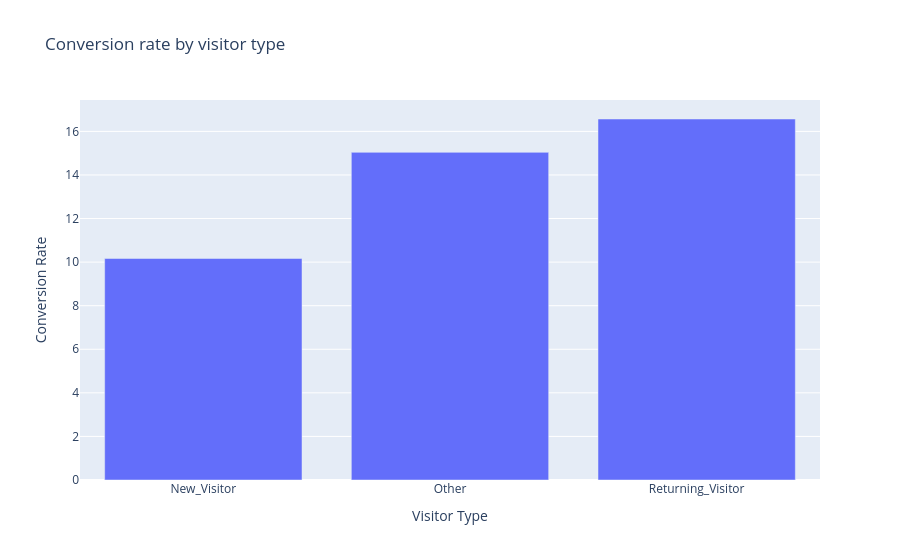

The notebook cell this image was saved under:
### Code cell
#Visitor type(returning vs new) and conversion rate
visitor_type_conversion = df.groupby("VisitorType")["Converted"].mean() * 100
figure = px.bar(x = visitor_type_conversion.index, y = visitor_type_conversion.values, labels = {"x": "Visitor Type", "y": "Conversion Rate"}, title = "Conversion rate by visitor type")
figure.show()

### Figure 1 — Plotly figure (JSON) as saved in the notebook; plotly's stock layout.template omitted (floating-point values rounded to 4 significant figures)
{"data": [{"alignmentgroup": "True", "hovertemplate": "Visitor Type=%{x}<br>Conversion Rate=%{y}<extra></extra>", "legendgroup": "", "marker": {"color": "#636efa", "pattern": {"shape": ""}}, "name": "", "offsetgroup": "", "orientation": "v", "showlegend": false, "textposition": "auto", "type": "bar", "x": ["New_Visitor", "Other", "Returning_Visitor"], "xaxis": "x", "y": [10.17, 15.04, 16.57], "yaxis": "y"}], "layout": {"barmode": "relative", "legend": {"tracegroupgap": 0}, "title": {"text": "Conversion rate by visitor type"}, "xaxis": {"anchor": "y", "domain": [0, 1], "title": {"text": "Visitor Type"}}, "yaxis": {"anchor": "x", "domain": [0, 1], "title": {"text": "Conversion Rate"}}}}
